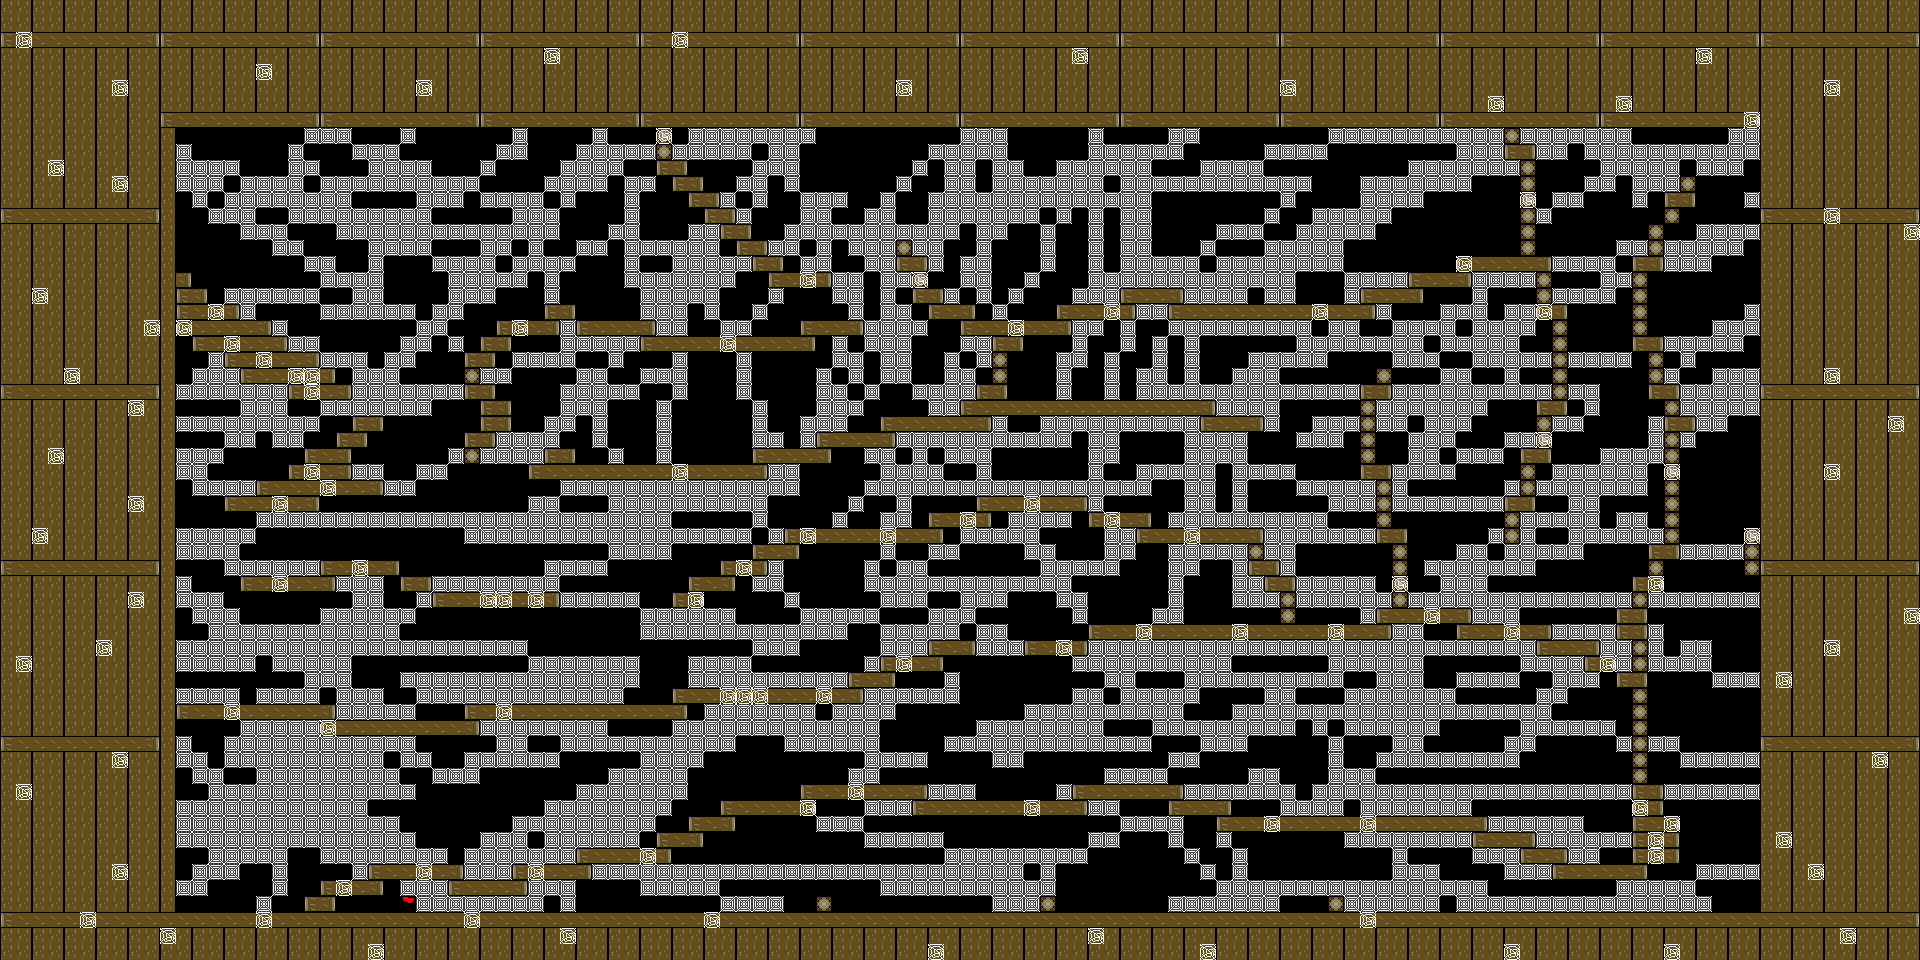

Rendered tile map (Tiled .tmx) drawn with the repository's tilesets; below, a short description and the map source with its tile grids summarised:
An orthogonal 120x60 tile map with 16x16 px tiles, 6 tile layers (Background, Ground, Foreground, Objects, ...) and 1 object.

<map version="1.0" orientation="orthogonal" renderorder="right-down" width="120" height="60" tilewidth="16" tileheight="16" nextobjectid="1">
 <tileset firstgid="1" name="spritesheet" tilewidth="16" tileheight="16" spacing="2" margin="1" tilecount="100" columns="10">
  <image source="../Sprites/spritesheet.png" width="180" height="180" />
  <tile id="3">
   <objectgroup draworder="index">
    <object id="0" x="0" y="0" width="16" height="16" />
   </objectgroup>
  </tile>
  <tile id="95">
   <objectgroup draworder="index" />
  </tile>
 </tileset>
 <layer name="Background" width="120" height="60">
  <data>[7200 cells, 2851 non-empty, 1 distinct tile ids]</data>
 </layer>
 <layer name="Ground" width="120" height="60">
  <data>[7200 cells, 2965 non-empty, 1 distinct tile ids]</data>
 </layer>
 <layer name="Foreground" width="120" height="60">
  <data>[7200 cells, 2965 non-empty, 7 distinct tile ids]</data>
 </layer>
 <layer name="Objects" width="120" height="60">
  <data>[7200 cells, 1 non-empty, 1 distinct tile ids]</data>
 </layer>
 <layer name="Top Foreground" width="120" height="60">
  <data>[7200 cells, 122 non-empty, 1 distinct tile ids]</data>
 </layer>
 <layer name="Platforms" width="120" height="60">
  <data>[7200 cells, 0 non-empty, 0 distinct tile ids]</data>
 </layer>
</map>